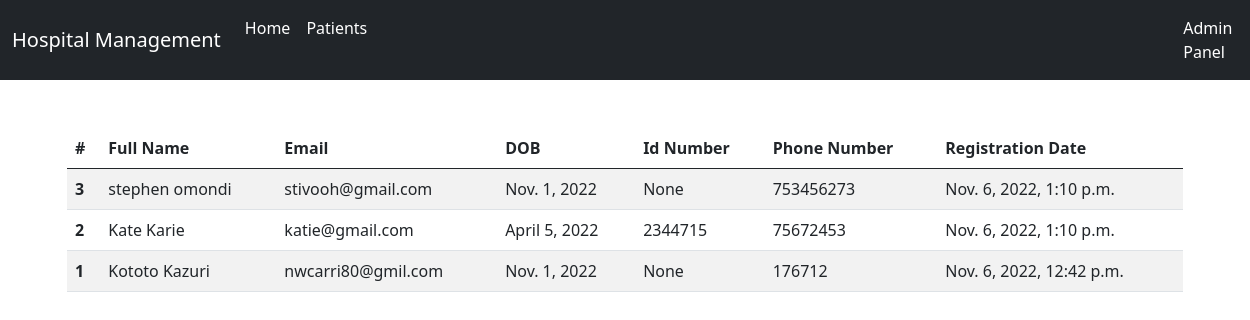
Page /patients on the committed database.
### posts/models.py (models this page shows)
class Patient(models.Model):
    first_name = models.CharField(max_length=30)
    last_name = models.CharField(max_length=30)
    email = models.EmailField(blank=True, null=True)
    dob = models.DateField()
    idNo = models.IntegerField(blank=True, null=True)
    phone_number = models.IntegerField()
    joined_at = models.DateTimeField(auto_now_add=True)
    class Meta:
        ordering = ['-joined_at']
    def __str__(self):
        return str(self.first_name)

### posts/views.py (the view)
# urls.py: path('patients', patients, name="Patients"),
def patients(request):
    title = 'Patients'
    patients = Patient.objects.all()
    print(patients)
    return render(request, 'patients.html', {'title':title, 'patients':patients})

### templates/patients.html
{% extends 'base.html' %} {% block content %}
<div class="container mt-5">
    <table class="table table-striped table-hover">
        <thead>
          <tr>
            <th scope="col">#</th>
            <th scope="col">Full Name</th>
            <th scope="col">Email</th>
            <th scope="col">DOB</th>
            <th scope="col">Id Number</th>
            <th scope="col">Phone Number</th>
            <th scope="col">Registration Date</th>
          </tr>
        </thead>
        <tbody>
        {% for patient in patients %}
          <tr>
            <th scope="row">{{ patient.pk }}</th>
            <td>{{ patient.first_name }} {{ patient.last_name }}</td>
            <td>{{ patient.email }}</td>
            <td>{{ patient.dob }}</td>
            <td>{{ patient.idNo }}</td>
            <td>{{ patient.phone_number }}</td>
            <td>{{ patient.joined_at }}</td>
          </tr>
        {% endfor %}
        </tbody>
      </table>
</div>
{% endblock %}

### templates/base.html (shortened to what this page needs)
<!DOCTYPE html>
<html lang="en">
  <head>
    <link
      href="https://cdn.jsdelivr.net/npm/bootstrap@5.0.2/dist/css/bootstrap.min.css"
      rel="stylesheet"
    />
  </head>
  <body>
    {% include 'navbar.html' %}
    {% block content %} {% endblock %}
  </body>
</html>

### templates/navbar.html (shortened to what this page needs)
<nav class="navbar navbar-expand-lg navbar-dark bg-dark">
  <div class="container-fluid">
    <a class="navbar-brand" href="{% url 'Home'%}">Hospital Management</a>
    <div class="collapse navbar-collapse" id="navbarSupportedContent">
      <ul class="navbar-nav me-auto mb-2 mb-lg-0">
        <li class="nav-item">
          <a class="nav-link active" aria-current="page" href="{% url 'Home'%}">Home</a>
        </li>
        <li class="nav-item">
            <a class="nav-link active" aria-current="page" href="{% url 'Patients'%}">Patients</a>
          </li>
        <li class="nav-item" style="margin-left: 50rem;">
          <a class="nav-link active" aria-current="page" href="{% url 'admin:index'%}">Admin Panel</a>
        </li>
      </ul>
    </div>
  </div>
</nav>

### rows in the picture
Patient: pk "3", first_name "stephen", last_name "omondi", email "stivooh@gmail.com", dob "Nov. 1, 2022", idNo "None", phone_number "753456273", joined_at "Nov. 6, 2022, 1:10 p.m."
Patient: pk "2", first_name "Kate", last_name "Karie", email "katie@gmail.com", dob "April 5, 2022", idNo "2344715", phone_number "75672453", joined_at "Nov. 6, 2022, 1:10 p.m."
Patient: pk "1", first_name "Kototo", last_name "Kazuri", email "nwcarri80@gmil.com", dob "Nov. 1, 2022", idNo "None", phone_number "176712", joined_at "Nov. 6, 2022, 12:42 p.m."
